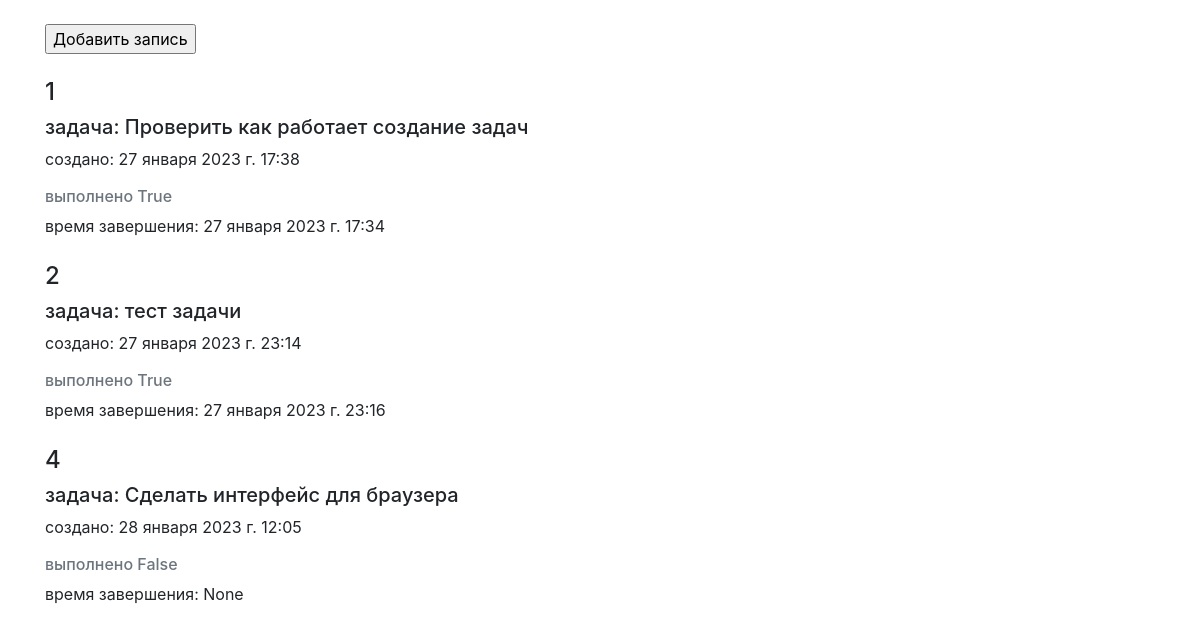
Page /tasks/ on the earlier database version.
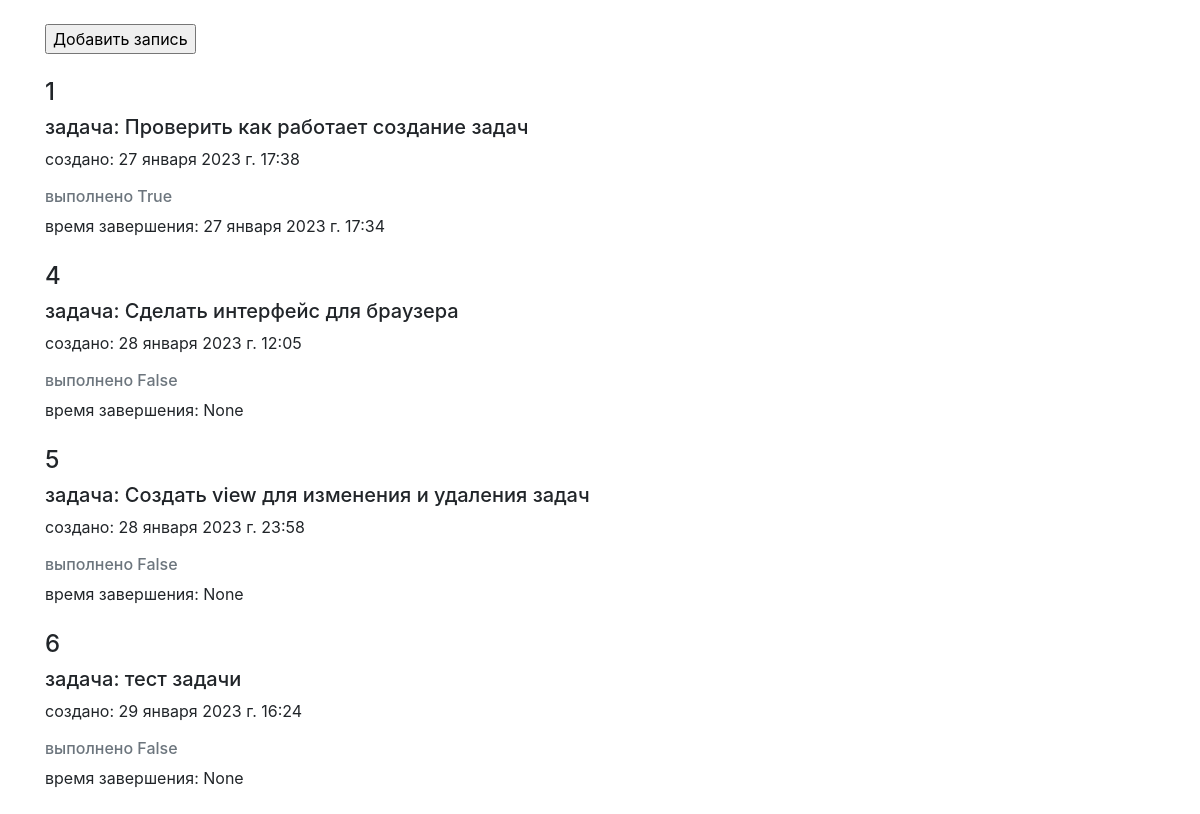
Same page on the later database version.
### tdlist/models.py (models this page shows, shortened)
class Tasklist(models.Model):
    taskText = models.CharField(
        max_length=200, help_text="Описание задачи", verbose_name="Текст задачи"
    )
    created_time = models.DateTimeField(
        default=datetime.now(), help_text="Дата создения задачи", verbose_name="Создано"
    )
    is_done = models.BooleanField(
        default=False, help_text="Пометка о выполнении", verbose_name="Выполнено"
    )
    finish_time = models.DateTimeField(
        default=None,
        help_text="Время завершения задачи",
        blank=True,
        null=True,
        verbose_name="Время завершения",
    )

### tdlist/views.py (the view)
# urls.py: path("tasks/", TaskListView.as_view()),
class TaskListView(ListView):
    context_object_name = "tasks_"
    model = Tasklist
    template_name = "task_list.html"

### tdlist/templates/task_list.html
{% extends 'base.html' %}
{% block content %}
    <form action="new" method="get">
        <input type="submit" value="Добавить запись">
    </form><br>
    {% for task in tasks_ %}
        <div class="task mb-4">
            <div class="task-body">
                <h4 class="task-title">{{ task.pk }}</h4>
                <h5 class="task-title">задача: {{ task.taskText }}</h5>
                <p class="task-text">создано: {{ task.created_time }}</p>
                <h6 class="task-subtitle mb-2 text-muted">выполнено {{ task.is_done }}</h6>
                <p class="task-text">время завершения: {{ task.finish_time }}</p>
            </div>
        </div>
    {% endfor %}
{% endblock content %}

### tdlist/templates/base.html (shortened to what this page needs)
<!doctype html>
<html lang="en">
<head>
    <link rel="stylesheet" href="https://stackpath.bootstrapcdn.com/bootstrap/4.3.1/css/bootstrap.min.css"
>
</head>
<body class="container mt-4">
{% block content %}
{% endblock content %}
</body>
</html>

Differences in the rows shown:
removed Tasklist: pk "2", taskText "тест задачи", created_time "27 января 2023 г. 23:14", is_done "True", finish_time "27 января 2023 г. 23:16"
added Tasklist: pk "5", taskText "Создать view для изменения и удаления задач", created_time "28 января 2023 г. 23:58", is_done "False", finish_time "None"
added Tasklist: pk "6", taskText "тест задачи", created_time "29 января 2023 г. 16:24", is_done "False", finish_time "None"
